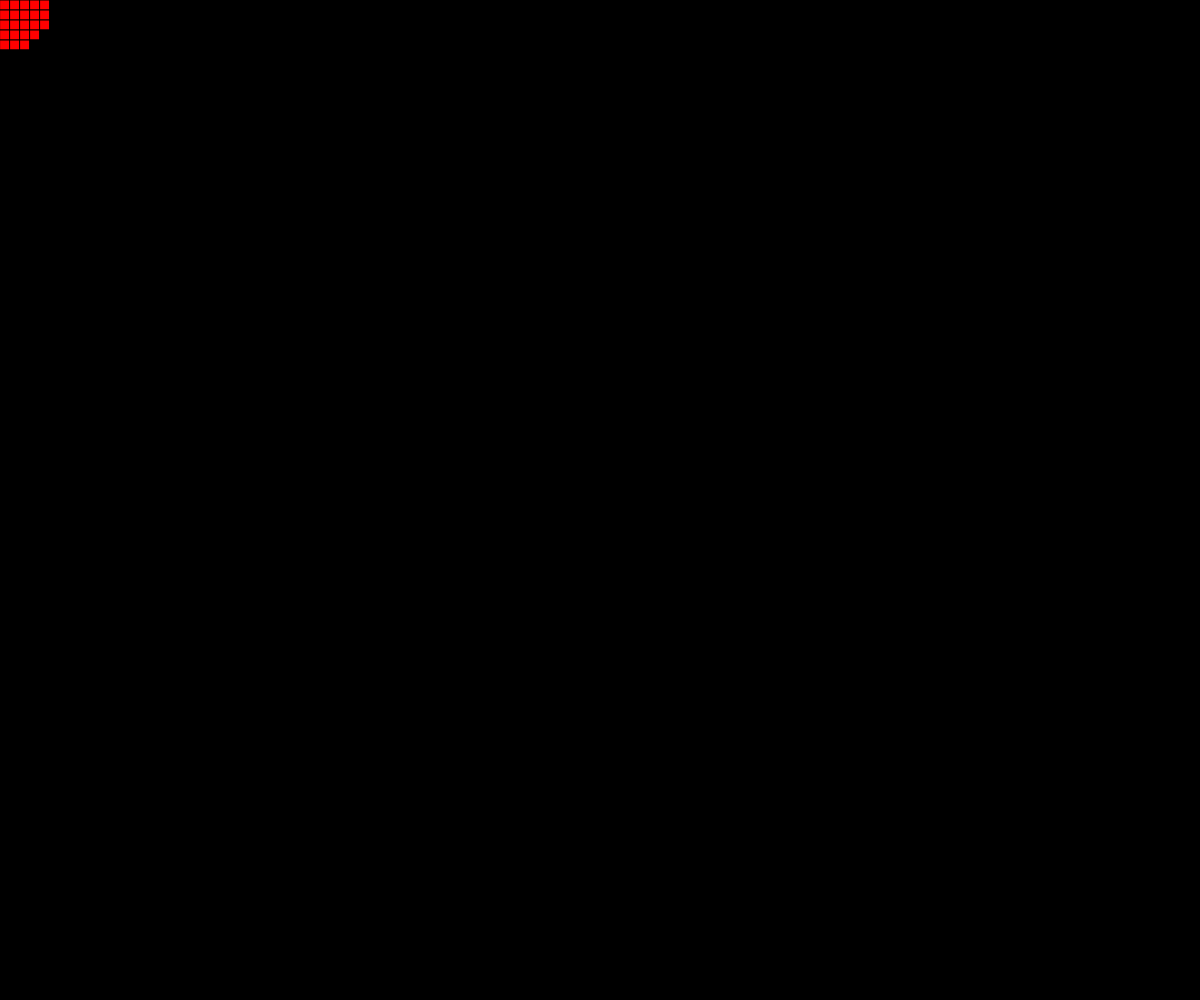
Frame 1 (no input)
Frame 60 (no input): identical to frame 1, image omitted
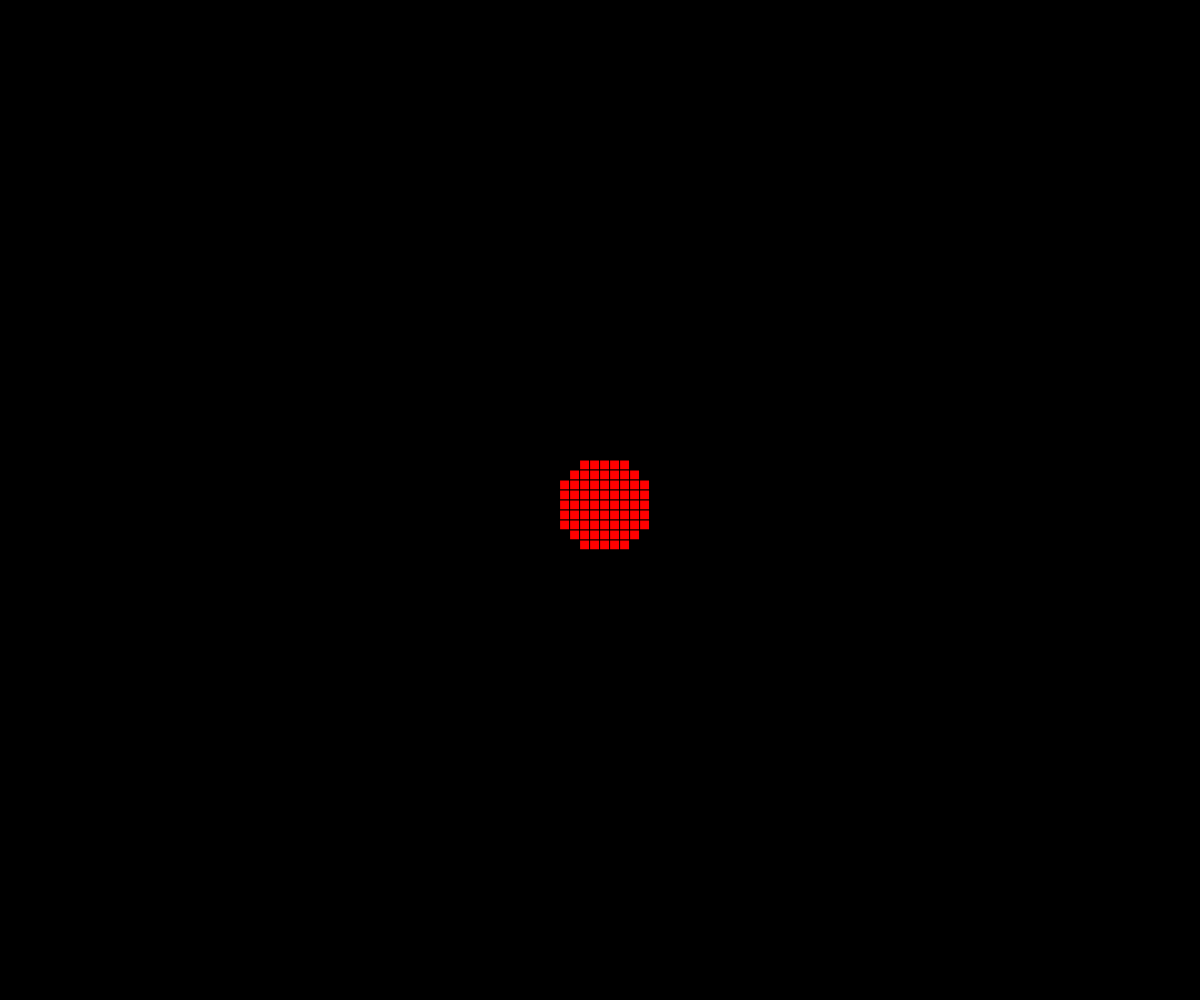
Frame 120 (the mouse pressed at the canvas centre since frame 60)

The p5.js sketch that drew these frames (run headless with seeded random() and noise() and a simulated clock; from frame 60 on, the mouse is pressed at the canvas centre):

// p5.js sketch
// ── sketch.js
// Drawing with loops
// Eliaugoooooojpvyrdcyutfgihjhs Reynolds
// Sept 25th
//using loops to draw stuff
//physics makes more sense than this class
//global variables
let GRIDSIZE = 10;
let numSeg = 200;
let segh;
let currentBackground = 0;
function setup() {
  createCanvas(windowWidth, windowHeight);
  segh = height / numSeg;
}
function gradient() {
  for (let i = 0; i < numSeg; i++) {
    let y = i * segh;
    let c = map(y, 0, height, 0, 255);
    noStroke();
    fill(c, 20, 255 - c);
    rect(0, y, width, segh);
  }
  stroke(0);
}
function selectBackground() {
  if (currentBackground === 0) gradient();
  else background(60, 240, 120);
}
function draw() {
  selectBackground();
  grid();
}
function grid() {
  for (let x = 0; x < width; x += GRIDSIZE) {
    for(let y= 0; y<height; y+=GRIDSIZE){
      if(dist(x,y,mouseX,mouseY)<50){
        fill('red')
      }
      else fill(0)
      rect(x,y,10);
    }
  }
}
function mousePressed() {
  print(mouseButton);
  if (mouseButton === LEFT) {
    currentBackground -= 1;
    if (currentBackground < 0) currentBackground = 1;
  }
  if (mouseButton === CENTER) {
    currentBackground += 1;
    if (currentBackground > 2) currentBackground = 0;
  }
  return false; //DOESNT WORK override the default behavior
}
